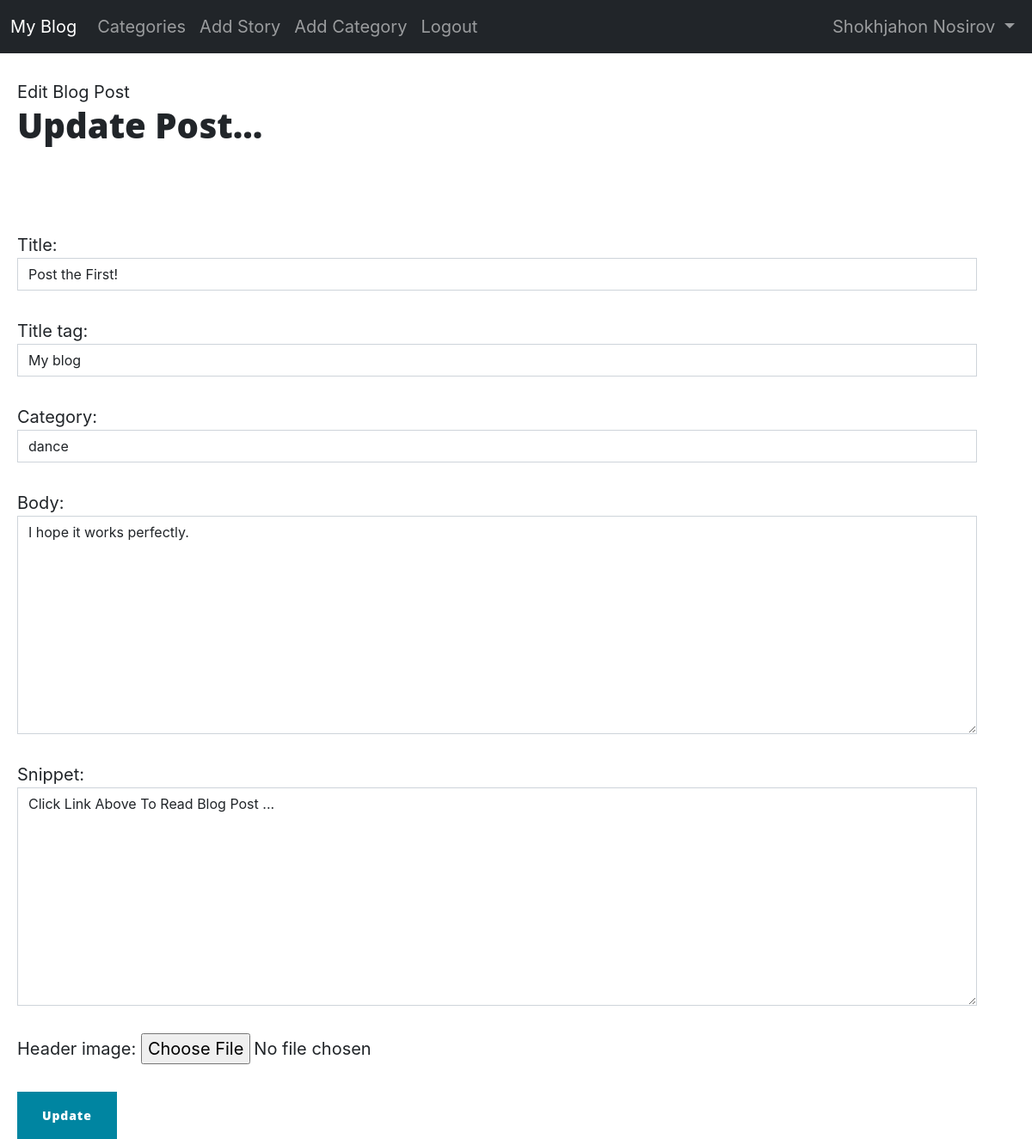
Screenshot of /article/edit/1 (signed in) with the database file from the repository.
### ablog/models.py (models this page shows, shortened)
class Post(models.Model):
    title = models.CharField(max_length=255)
    header_image = models.ImageField(null=True, blank=True, upload_to="images/")
    title_tag = models.CharField(max_length=255)
    author = models.ForeignKey(User, on_delete=models.CASCADE)
    body = RichTextField(blank=True, null=True)
    post_date = models.DateField(auto_now_add=True)
    category = models.CharField(max_length=255, default = 'coding')
    snippet = models.CharField(max_length=255)
    likes = models.ManyToManyField(User, related_name='blog_post')

### ablog/views.py (the view)
# urls.py: path('article/edit/<int:pk>', UpdatePostView.as_view(), name = 'update_post'),
class UpdatePostView(UpdateView):
    model = Post
    form_class = EditForm
    template_name = 'update_post.html'

### ablog/forms.py
class EditForm(forms.ModelForm):
    class Meta:
        model = Post
        fields = ('title','title_tag', 'category', 'body', 'snippet', 'header_image')
        widgets = {
            'title': forms.TextInput(attrs={'class': 'form-control', 'placeholder': 'You can write in there'}),
            'title_tag': forms.TextInput(attrs={'class': 'form-control'}),
            'category': forms.Select(choices=choice_list, attrs={'class': 'form-control'}),
            'body': forms.Textarea(attrs={'class': 'form-control'}),
            'snippet': forms.Textarea(attrs={'class': 'form-control'}),
        }

### ablog/templates/update_post.html (shortened to what this page needs)
{% extends 'vase.html' %}
{% block content %}
{% block title %}Edit Blog Post{% endblock %}
{% if user.is_authenticated %}
	{% if user.id == post.author.id %}
		<h1>Update Post...</h1>
		<br/><br/>
		<div class="form-group">
		<form method="POST">
		    {{ form.as_p }}
			<button class="btn btn-primary">Update</button>
		</div>
		{% else %}
			You are not allowed. Because you are not the one who posted this post!
	{% endif %}
{% else %}
	You are not allowed. Please login to update a post.
{% endif %}
{% endblock %}

### ablog/templates/vase.html (shortened to what this page needs)
{% load static %}
<!doctype html>
<html lang="en">
  <head>
    <link href="https://cdn.jsdelivr.net/npm/bootstrap@5.0.1/dist/css/bootstrap.min.css" rel="stylesheet">
	<link rel="stylesheet" href="styles.css">
	<link rel="stylesheet" href="{% static 'styles.css' %}">
  </head>
  <body>
    <nav class="navbar navbar-expand-lg navbar-dark bg-dark">
  <div class="container-fluid">
    <a class="navbar-brand" href="{% url 'home' %}">My Blog</a>
    <div class="collapse navbar-collapse" id="navbarSupportedContent">
	<ul class="navbar-nav me-auto mb-2 mb-lg-0">
		{% if cat_menu %}
	   <li class="nav-item dropdown">
          <a class="nav-link dropdown-toggle" href="#" id="navbarDropdown" role="button" data-bs-toggle="dropdown" aria-expanded="false">
            Categories
          </a>
          <ul class="dropdown-menu" aria-labelledby="navbarDropdown">
		  {% for item in cat_menu %}
		  <a class="dropdown-item" href="{% url 'category' item|slugify %}">{{ item }}</a>
		  {% endfor %}
          </ul>
        </li>
		{% else %}
			<li class="nav-item">
				<a class="nav-link" href="{% url 'category-list' %}">Categories</a>
			</li>
		{% endif %}
	{% if user.is_authenticated %}
		<li class="nav-item">
			<a class="nav-link" href="{% url 'add_story' %}">Add Story</a>
		</li>
		<li class="nav-item">
			<a class="nav-link" href="{% url 'add_category' %}">Add Category</a>
		</li>
		<li class="nav-item">
			<a class="nav-link" href="{% url 'logout' %}">Logout</a>
		</li>
	{% endif %}
      </ul>
	  {% if user.is_authenticated %}
		<ul class="navbar-nav ml-auto">
  	    	<li class="nav-item dropdown">
			  <a class="nav-link dropdown-toggle" href="#" id="dropdownMenuLink" role="button" data-bs-toggle="dropdown" aria-expanded="false">
				{{ user.first_name }}
    		    {{ user.last_name }}
			  </a>
            </li>
		</ul>
	{% endif %}
	</div>
  </div>
</nav>
	<br/>
	<div class="container" style="margin-left:8px;">
		{% block content %}
		{% endblock %}
	</div>
  </body>
</html>

### rows the page displays
Post: title "Post the First!", title_tag "My blog", category "dance", body "I hope it works perfectly.", snippet "Click Link Above To Read Blog Post ..."

### other values shown
{{ user.first_name }} "Shokhjahon"
{{ user.last_name }} "Nosirov"
